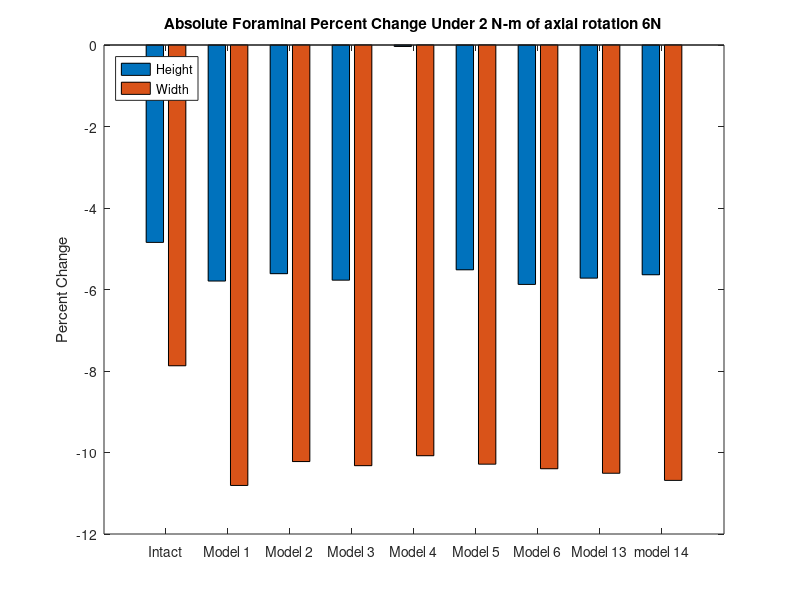
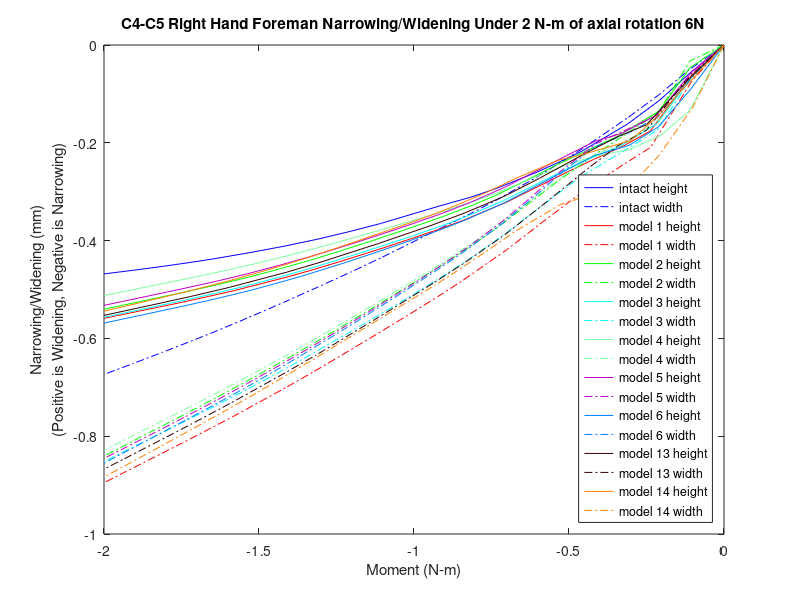

MATLAB code for these plots, in order:
%% foreman height and witdth narrowing/widening 
% for all models for the c5-c6 left hand side foreman under axial rotation (6N)
% 20212,40296,25651,42160
k=21;
zero1=[0 0 0 0 0 0 0 0 0 0 0 0 0 0 0 0 0 0 0 0 0];

mag15y=zero1;
mag15x=zero1;
width15=zero1;
height15=zero1;

mag14y=zero1;
mag14x=zero1;
width14=zero1;
height14=zero1;

mag13y=zero1;
mag13x=zero1;
width13=zero1;
height13=zero1;

mag6y=zero1;
mag6x=zero1;
width6=zero1;
height6=zero1;

mag5y=zero1;
mag5x=zero1;
width5=zero1;
height5=zero1;

mag4y=zero1;
mag4x=zero1;
width4=zero1;
height4=zero1;

mag3y=zero1;
mag3x=zero1;
width3=zero1;
height3=zero1;


mag2y=zero1;
mag2x=zero1;
width2=zero1;
height2=zero1;

mag1y=zero1;
mag1x=zero1;
width1=zero1;
height1=zero1;
% 20212,40296,25651,42160
%% model15_intact_TLC_6N
t15=[2 2.0575 2.1047 2.15542 2.22863 2.25714 2.30144 2.3674 2.40898 2.46323 2.51338 2.55396 2.60266 2.65487 2.708 2.76753 2.82255 2.85683 2.90566 2.95411 3 ];

% 20212
aa1=-10.8616+[0.237303 0.208614 0.0385113 -0.115023 -0.349025 -0.445952 -0.593267 -0.792082 -0.906642 -1.047 -1.17378 -1.27356 -1.38582 -1.49515 -1.59894 -1.70694 -1.79875 -1.85341 -1.92727 -1.99484 -2.05496];
aa2=446.379+[0.413703 -0.0217555 -0.0681224 0.0126065 0.226263 0.315149 0.450064 0.641617 0.753977 0.890049 1.00496 1.08845 1.17922 1.26573 1.34561 1.43473 1.51476 1.55965 1.61866 1.67324 1.72201];
aa3=-704.985+[-0.501412 -0.601434 -0.714754 -0.834464 -1.00277 -1.06577 -1.16019 -1.28909 -1.36375 -1.45226 -1.53225 -1.59494 -1.66496 -1.73387 -1.79885 -1.86894 -1.93002 -1.96576 -2.01364 -2.05759 -2.09638];

% 40296
ab1=-12.2381+[0.123435 0.140296 0.0451812 -0.0489877 -0.200759 -0.265694 -0.36527 -0.501062 -0.580779 -0.679187 -0.76849 -0.83858 -0.918084 -0.996115 -1.07013 -1.1472 -1.21284 -1.25271 -1.30674 -1.35628 -1.40045];
ab2=446.122+[0.252332 -0.0420959 -0.019183 0.078133 0.270417 0.347736 0.464317 0.629846 0.727259 0.844602 0.942902 1.01459 1.09223 1.16641 1.23451 1.30827 1.37391 1.41108 1.46019 1.50608 1.5473];
ab3=-714.556+[-0.468917 -0.520072 -0.592226 -0.672563 -0.79575 -0.844929 -0.919048 -1.02097 -1.08108 -1.15415 -1.21849 -1.26847 -1.32514 -1.38076 -1.43378 -1.49184 -1.54259 -1.57246 -1.61269 -1.64957 -1.68201];

% 25651
ac1=-9.36067+[0.270513 0.19404 -0.0234966 -0.216633 -0.496714 -0.609874 -0.781077 -1.01359 -1.14861 -1.31453 -1.46397 -1.58157 -1.71468 -1.84576 -1.97101 -2.1022 -2.21485 -2.28234 -2.3741 -2.45916 -2.5355];
ac2=443.597+[0.404337 -0.0416697 -0.108456 -0.0479226 0.13838 0.217521 0.338364 0.511104 0.612796 0.736386 0.840628 0.916175 0.998141 1.07613 1.14821 1.22909 1.30202 1.34283 1.39654 1.44632 1.49092];
ac3=-706.266+[-0.440591 -0.574459 -0.696854 -0.815399 -0.971537 -1.02942 -1.11636 -1.23604 -1.30628 -1.39069 -1.46742 -1.52825 -1.59688 -1.66546 -1.7312 -1.80205 -1.86414 -1.90101 -1.95121 -1.99803 -2.03999];

% 42160
ad1=-14.6392+[0.138744 0.170401 0.0836075 -0.00430448 -0.153222 -0.217976 -0.317292 -0.451627 -0.529952 -0.626351 -0.713928 -0.782699 -0.860337 -0.935866 -1.00713 -1.08112 -1.14367 -1.18146 -1.23233 -1.27833 -1.319];
ad2=448.856+[0.338222 0.0078576 0.0312971 0.141704 0.362652 0.451397 0.584656 0.773216 0.883874 1.01707 1.12875 1.21018 1.29831 1.38213 1.45883 1.54232 1.61658 1.65851 1.71362 1.76483 1.81052];
ad3=-710.316+[-0.51616 -0.534148 -0.601622 -0.686642 -0.826641 -0.88312 -0.967942 -1.08411 -1.15214 -1.23451 -1.30671 -1.36236 -1.42489 -1.48539 -1.54244 -1.60511 -1.65977 -1.69156 -1.73387 -1.77215 -1.80542];

ya1=aa1-ab1;
ya2=aa2-ab2;
ya3=aa3-ab3;
xa1=ad1-ac1;
xa2=ad2-ac2;
xa3=ad3-ac3;
x15=[xa1',xa2',xa3'];
y15=[ya1',ya2',ya3'];

for n=1:k
    mag15x(n)=sqrt(x15(n,1)^2+x15(n,2)^2+x15(n,3)^2);
end
for n=1:k
    mag15y(n)=sqrt(y15(n,1)^2+y15(n,2)^2+y15(n,3)^2);
end
for n=1:k
    width15(n)=mag15x(1,1)-mag15x(1,n);
end
for n=1:k
    height15(n)=mag15y(1,1)-mag15y(1,n);
end

%% model1_slideslide_tether/S2_6N
t1=[2 2.0523 2.11876 2.16162 2.21039 2.25339 2.30021 2.35024 2.42245 2.45953 2.51292 2.56096 2.62034 2.66253 2.70471 2.78909 2.83128 2.87346 2.91038 2.9697 3];
% 20212
ae1=-10.8616+[-0.322039 0.156303 -0.175639 -0.320187 -0.503336 -0.665279 -0.835426 -1.00003 -1.21228 -1.31407 -1.45168 -1.57301 -1.71135 -1.80301 -1.88847 -2.04614 -2.11707 -2.18546 -2.24204 -2.32699 -2.36758];
ae2=446.379+[1.21324 -0.57528 -0.285538 -0.109906 0.0786509 0.223155 0.355534 0.483307 0.64861 0.725418 0.81857 0.893863 0.980278 1.03515 1.08637 1.17448 1.21413 1.24794 1.27436 1.31408 1.33284];
ae3=-704.985+[-0.790441 -0.882836 -1.10463 -1.19128 -1.30237 -1.39804 -1.49762 -1.5966 -1.72481 -1.78522 -1.86543 -1.93524 -2.01726 -2.07182 -2.12313 -2.21684 -2.25901 -2.29904 -2.33194 -2.38147 -2.40555];

% 40296
af1=-12.2381+[-0.296706 0.0929079 -0.0413208 -0.112876 -0.216135 -0.312176 -0.415011 -0.515686 -0.649408 -0.715441 -0.80591 -0.885343 -0.975107 -1.03407 -1.0891 -1.19144 -1.23805 -1.28329 -1.32089 -1.37676 -1.4029];
af2=446.122+[0.803328 -0.558481 -0.257206 -0.0621726 0.118688 0.250252 0.369459 0.480407 0.620676 0.684976 0.763625 0.826922 0.898334 0.94357 0.985816 1.05864 1.09107 1.11875 1.14046 1.17327 1.18879];
af3=-714.556+[-0.751604 -0.788606 -0.923782 -0.989775 -1.08205 -1.15866 -1.23542 -1.30855 -1.40478 -1.45056 -1.51117 -1.56368 -1.62496 -1.66519 -1.70303 -1.77184 -1.80292 -1.83212 -1.85603 -1.89119 -1.9079];

% 25651
ag1=-9.36067+[-0.292646 0.145976 -0.253307 -0.434919 -0.650302 -0.837526 -1.03318 -1.22326 -1.46963 -1.588 -1.74864 -1.88976 -2.05189 -2.15998 -2.2615 -2.4505 -2.53666 -2.62 -2.68947 -2.79497 -2.84598];
ag2=443.677+[1.15065 -0.578092 -0.329769 -0.171723 -0.0021296 0.127064 0.24463 0.358134 0.505408 0.573988 0.656775 0.723581 0.8003 0.84898 0.894548 0.972865 1.00828 1.03832 1.0618 1.09727 1.11408];
ag3=-706.563+[-0.648179 -0.887268 -1.09797 -1.18623 -1.29152 -1.38126 -1.47544 -1.56936 -1.69194 -1.75025 -1.82914 -1.89827 -1.98003 -2.03511 -2.08748 -2.18506 -2.22984 -2.27302 -2.30908 -2.36421 -2.39138];

% 42160
ah1=-14.6392+[-0.323489 0.12223 -0.00479046 -0.0697214 -0.172822 -0.269144 -0.371887 -0.471641 -0.603276 -0.668076 -0.756436 -0.834041 -0.921196 -0.978038 -1.03079 -1.12812 -1.17192 -1.21421 -1.24909 -1.30019 -1.32375];
ah2=448.856+[0.94052 -0.626065 -0.281625 -0.05972 0.148871 0.299966 0.436221 0.562251 0.721969 0.795097 0.884064 0.955903 1.03702 1.08821 1.13572 1.21677 1.2525 1.28271 1.30612 1.3411 1.35746];
ah3=-710.316+[-0.858051 -0.727729 -0.885014 -0.963925 -1.07333 -1.16222 -1.24949 -1.33139 -1.43848 -1.48901 -1.55471 -1.61139 -1.67707 -1.71967 -1.75933 -1.82998 -1.86127 -1.89007 -1.91321 -1.94653 -1.96203];

xb1=ah1-ag1;
xb2=ah2-ag2;
xb3=ah3-ag3;
yb1=ae1-af1;
yb2=ae2-af2;
yb3=ae3-af3;
y1=[yb1',yb2',yb3'];
x1=[xb1',xb2',xb3'];

for n=1:k
    mag1x(n)=sqrt(x1(n,1)^2+x1(n,2)^2+x1(n,3)^2);
end
for n=1:k
    mag1y(n)=sqrt(y1(n,1)^2+y1(n,2)^2+y1(n,3)^2);
end
for n=1:k
    height1(n)=mag1y(1,1)-mag1y(1,n);
end
for n=1:k
    width1(n)=mag1x(1,1)-mag1x(1,n);
end
%% model2_SlideSlide_NoTether/S2_6N
t2=[2 2.05478 2.10546 2.17115 2.2004 2.26892 2.30837 2.36775 2.40818 2.45012 2.50186 2.56957 2.6267 2.66729 2.71729 2.76729 2.81729 2.86729 2.92666 2.96885 3];

% 20212
ai1=-10.8616+[-0.237609 0.163138 -0.089674 -0.340237 -0.449934 -0.707081 -0.849208 -1.03957 -1.16221 -1.28132 -1.41727 -1.59009 -1.72423 -1.81315 -1.9155 -2.01141 -2.09975 -2.18292 -2.2752 -2.33642 -2.3792];
ai2=446.379+[1.42477 -0.432397 -0.316958 -0.0671235 0.0383394 0.263921 0.371488 0.516828 0.608646 0.699569 0.794179 0.899698 0.980979 1.03265 1.09128 1.14371 1.1922 1.23401 1.27644 1.30404 1.32309];
ai3=-704.985+[-0.908536 -0.895367 -1.06285 -1.20751 -1.27355 -1.42464 -1.50805 -1.62352 -1.69619 -1.76674 -1.84639 -1.94559 -2.02466 -2.07722 -2.13783 -2.19434 -2.24636 -2.2949 -2.34814 -2.3835 -2.40858 ];

% 40296
aj1=-12.2381+[-0.2408 0.101164 0.00386945 -0.121471 -0.18324 -0.335694 -0.421413 -0.537344 -0.615072 -0.6917 -0.780208 -0.89275 -0.978731 -1.03532 -1.10045 -1.16181 -1.21905 -1.27322 -1.33365 -1.37309 -1.4002];
aj2=446.122+[0.873877 -0.472887 -0.314353 -0.0242113 0.0790907 0.286993 0.384004 0.511034 0.589065 0.665519 0.745573 0.834937 0.902655 0.945792 0.99467 1.03822 1.07807 1.11243 1.14732 1.17023 1.18611];
aj3=-714.556+[-0.83035 -0.791359 -0.892133 -1.00275 -1.05737 -1.17874 -1.242 -1.32683 -1.38156 -1.43493 -1.49488 -1.56929 -1.62799 -1.6666 -1.71119 -1.75246 -1.79071 -1.82607 -1.86444 -1.88928 -1.9066];

% 25651
ak1=-9.36067+[-0.206337 0.153075 -0.15253 -0.461013 -0.59005 -0.88759 -1.05087 -1.27119 -1.41274 -1.55084 -1.70933 -1.9101 -2.06707 -2.17177 -2.29311 -2.40767 -2.51423 -2.61522 -2.72824 -2.80411 -2.85761];
ak2=443.677+[1.3488 -0.443289 -0.355366 -0.132585 -0.0381691 0.163323 0.258668 0.38749 0.469178 0.55036 0.634495 0.727949 0.799943 0.845695 0.897708 0.944217 0.987414 1.02456 1.06221 1.08679 1.10382];
ak3=-706.563+[-0.738806 -0.885738 -1.0532 -1.20125 -1.26441 -1.40669 -1.48563 -1.59551 -1.66481 -1.73246 -1.81029 -1.90843 -1.98724 -2.04033 -2.1023 -2.16096 -2.21578 -2.26779 -2.32603 -2.36539 -2.39362 ];

% 42160
al1=-14.6392+[-0.261043 0.13035 0.039512 -0.0774717 -0.139091 -0.291881 -0.377421 -0.491886 -0.568767 -0.644154 -0.730682 -0.840693 -0.924177 -0.978738 -1.0412 -1.09965 -1.15372 -1.20448 -1.26052 -1.29658 -1.32105];
al2=448.856+[1.02138 -0.525713 -0.346668 -0.0158841 0.103101 0.341803 0.452474 0.596681 0.685664 0.772753 0.863393 0.964791 1.04168 1.09045 1.14534 1.19384 1.2379 1.27549 1.31309 1.33746 1.3542];
al3=-710.316+[-0.940231 -0.739701 -0.849036 -0.980069 -1.04431 -1.18499 -1.25659 -1.35117 -1.4122 -1.47147 -1.53678 -1.61708 -1.67992 -1.72075 -1.76735 -1.80979 -1.84857 -1.88366 -1.92078 -1.94424 -1.96033 ];

xc1=al1-ak1;
xc2=al2-ak2;
xc3=al3-ak3;
yd1=ai1-aj1;
yd2=ai2-aj2;
yd3=ai3-aj3;
y2=[yd1',yd2',yd3'];
x2=[xc1',xc2',xc3'];

for n=1:k
    mag2x(n)=sqrt(x2(n,1)^2+x2(n,2)^2+x2(n,3)^2);
end
for n=1:k
    mag2y(n)=sqrt(y2(n,1)^2+y2(n,2)^2+y2(n,3)^2);
end
for n=1:k
    height2(n)=mag2y(1,1)-mag2y(1,n);
end
for n=1:k
    width2(n)=mag2x(1,1)-mag2x(1,n);
end

%% model3_APSlide_Tether/S2_6N
t3=[2 2.05109 2.10771 2.16551 2.23127 2.25099 2.30879 2.3556 2.40827 2.4509 2.50089 2.55838 2.61053 2.66985 2.71985 2.76985 2.81985 2.86985 2.9136 2.98392 3];
% 20212
am1=-10.8616+[0.090966 0.212302 -0.0646688 -0.301561 -0.541179 -0.614727 -0.825947 -0.980841 -1.13937 -1.26085 -1.39207 -1.53881 -1.66215 -1.79204 -1.89255 -1.98668 -2.07352 -2.15491 -2.22269 -2.32231 -2.34383];
am2=446.379+[0.899489 -0.148193 -0.222471 -0.0661432 0.146777 0.206745 0.369584 0.488411 0.609625 0.702623 0.796866 0.889114 0.966887 1.04521 1.10422 1.1569 1.20507 1.24694 1.27872 1.32452 1.33414];
am3=-704.985+[-0.86313 -0.8869 -1.0634 -1.18939 -1.33073 -1.37393 -1.49761 -1.5906 -1.68634 -1.75857 -1.8362 -1.9209 -1.99451 -2.0724 -2.13318 -2.18982 -2.24207 -2.29082 -2.33071 -2.38983 -2.4028];
% 40296
an1=-12.2381+[-0.0539516 0.124846 0.0248648 -0.0952625 -0.233368 -0.277409 -0.406523 -0.5024 -0.602969 -0.682121 -0.76884 -0.866283 -0.947468 -1.03231 -1.09791 -1.15978 -1.2174 -1.27184 -1.31736 -1.38336 -1.39736];
an2=446.122+[0.432532 -0.301527 -0.259733 -0.0362077 0.178166 0.233643 0.380169 0.483292 0.586661 0.664648 0.743887 0.82178 0.886454 0.951379 1.00056 1.04454 1.08452 1.11919 1.14568 1.1843 1.19246];
an3=-714.556+[-0.79231 -0.779743 -0.887907 -0.985667 -1.10484 -1.13891 -1.23398 -1.3027 -1.37458 -1.42937 -1.48804 -1.55195 -1.6071 -1.66473 -1.7095 -1.75102 -1.78943 -1.82492 -1.85387 -1.89551 -1.90448];
% 25651
ao1=-9.36067+[0.130737 0.210663 -0.126314 -0.416996 -0.699565 -0.78457 -1.02733 -1.20596 -1.38957 -1.53034 -1.68335 -1.85399 -1.9983 -2.15131 -2.27076 -2.38346 -2.48844 -2.58756 -2.6706 -2.79451 -2.82153 ];
ao2=443.677+[0.851766 -0.170052 -0.265627 -0.13035 0.0596921 0.112954 0.257417 0.362907 0.470718 0.55377 0.637753 0.719557 0.788573 0.858014 0.910387 0.95711 0.999976 1.03715 1.06532 1.10607 1.11465];
ao3=-706.563+[-0.739154 -0.850423 -1.04438 -1.18072 -1.31835 -1.35924 -1.47611 -1.56428 -1.65568 -1.72487 -1.80051 -1.8841 -1.95713 -2.03546 -2.09751 -2.15618 -2.21114 -2.26326 -2.30667 -2.37235 -2.38693];
% 42160
ap1=-14.6392+[-0.0493544 0.153387 0.0613403 -0.0508473 -0.188255 -0.23231 -0.36138 -0.456483 -0.555713 -0.63368 -0.718565 -0.813915 -0.892959 -0.974934 -1.03789 -1.09688 -1.15134 -1.20237 -1.24474 -1.30508 -1.31773];
ap2=448.856+[0.511745 -0.326265 -0.282676 -0.0294231 0.21692 0.280423 0.447849 0.565042 0.682766 0.771636 0.861436 0.949796 1.02332 1.09685 1.1521 1.20111 1.24532 1.28328 1.31193 1.35306 1.36165];
ap3=-710.316+[-0.841263 -0.746227 -0.850241 -0.961846 -1.10039 -1.13943 -1.24741 -1.32436 -1.40436 -1.46524 -1.52936 -1.59846 -1.65779 -1.71898 -1.76583 -1.8086 -1.84758 -1.88285 -1.91104 -1.95046 -1.95879 ];

xe1=ap1-ao1;
xe2=ap2-ao2;
xe3=ap3-ao3;
yf1=am1-an1;
yf2=am2-an2;
yf3=am3-an3;
y3=[yf1',yf2',yf3'];
x3=[xe1',xe2',xe3'];

for n=1:k
    mag3x(n)=sqrt(x3(n,1)^2+x3(n,2)^2+x3(n,3)^2);
end
for n=1:k
    mag3y(n)=sqrt(y3(n,1)^2+y3(n,2)^2+y3(n,3)^2);
end
for n=1:k
    height3(n)=mag3y(1,1)-mag3y(1,n);
end
for n=1:k
    width3(n)=mag3x(1,1)-mag3x(1,n);
end


%% model4_APSlide_NoTether/S2_6N
t4=[2 2.05499 2.10192 2.15388 2.20807 2.25585 2.30786 2.36346 2.40295 2.45178 2.50023 2.56364 2.61714 2.65515 2.70515 2.75515 2.80515 2.85515 2.92702 2.96921 3];
% 20212
aq1=-10.8616+[-0.401806 0.11107 -0.0258341 -0.246182 -0.437871 -0.610923 -0.800688 -0.984042 -1.10649 -1.2493 -1.37913 -1.54268 -1.67081 -1.75626 -1.86122 -1.95999 -2.05127 -2.13569 -2.24958 -2.31088 -2.3537];
aq2=446.379+[1.11968 0.0939234 -0.0861207 -0.0289979 0.0947395 0.225921 0.36376 0.499974 0.589626 0.695967 0.788599 0.890465 0.968778 1.0188 1.07964 1.13403 1.18357 1.22779 1.28069 1.308 1.32651 ];
aq3=704.985+[0.123842 -0.946106 -1.05695 -1.1706 -1.27546 -1.37585 -1.48611 -1.59678 -1.66917 -1.75345 -1.82986 -1.92409 -1.99998 -2.05078 -2.11361 -2.17225 -2.22646 -2.27681 -2.34334 -2.37934 -2.40469];
% 40296
ar1=-12.2381+[-0.211763 0.0615639 0.0433706 -0.0611303 -0.169967 -0.273099 -0.388843 -0.501455 -0.5795 -0.67223 -0.75742 -0.865383 -0.948803 -1.00408 -1.07161 -1.13552 -1.19513 -1.25065 -1.32606 -1.36605 -1.39345];
ar2=446.122+[0.668103 -0.135832 -0.195215 -0.0427497 0.118504 0.247738 0.374321 0.494326 0.571062 0.660854 0.739063 0.82548 0.89115 0.933122 0.98427 1.02989 1.07121 1.10794 1.15208 1.17521 1.19097];
ar3=-714.556+[0.114342 -0.822062 -0.881507 -0.965821 -1.05827 -1.13983 -1.22423 -1.30544 -1.35989 -1.42374 -1.48136 -1.55218 -1.60877 -1.64621 -1.69239 -1.73537 -1.77512 -1.81178 -1.85978 -1.88499 -1.90246];
% 25651
as1=-9.36067+[-0.36511 0.106588 -0.0781507 -0.34976 -0.581217 -0.782905 -1.00105 -1.21272 -1.35381 -1.51882 -1.66982 -1.85969 -2.0093 -2.1096 -2.23366 -2.35116 -2.46076 -2.56304 -2.7021 -2.77801 -2.83141 ];
as2=443.677+[1.04913 0.0568826 -0.133962 -0.0930651 0.0149022 0.130764 0.252438 0.372925 0.452515 0.547313 0.629822 0.720071 0.789406 0.833633 0.887526 0.935691 0.979676 1.01894 1.06576 1.08999 1.10644];
as3=-706.563+[0.290135 -0.885318 -1.02122 -1.1518 -1.26315 -1.3605 -1.46531 -1.57055 -1.63954 -1.72018 -1.79438 -1.88718 -1.96245 -2.01339 -2.07712 -2.13748 -2.19414 -2.2475 -2.31964 -2.35951 -2.38787];
% 42160
at1=-14.6392+[-0.24874 0.0834491 0.0773393 -0.0186077 -0.124317 -0.22708 -0.342638 -0.454073 -0.53141 -0.622932 -0.706448 -0.812168 -0.893426 -0.946932 -1.01193 -1.07312 -1.12973 -1.18196 -1.25226 -1.2889 -1.31374];
at2=448.856+[0.825379 -0.133062 -0.205123 -0.034798 0.148795 0.296511 0.440955 0.577163 0.664639 0.766993 0.855668 0.953746 1.02838 1.07595 1.13356 1.18454 1.23036 1.27072 1.31852 1.34316 1.35978];
at3=-710.316+[-0.0104733 -0.809775 -0.853578 -0.94393 -1.04835 -1.14108 -1.23639 -1.32689 -1.38759 -1.45855 -1.52166 -1.59834 -1.65916 -1.69897 -1.74757 -1.7921 -1.83268 -1.86943 -1.91627 -1.94017 -1.95647];

xg1=at1-as1;
xg2=at2-as2;
xg3=at3-as3;
yh1=aq1-ar1;
yh2=aq2-ar2;
yh3=aq3-ar3;
y4=[yh1',yh2',yh3'];
x4=[xg1',xg2',xg3'];

for n=1:k
    mag4x(n)=sqrt(x4(n,1)^2+x4(n,2)^2+x4(n,3)^2);
end
for n=1:k
    mag4y(n)=sqrt(y4(n,1)^2+y4(n,2)^2+y4(n,3)^2);
end
for n=1:k
    height4(n)=mag4y(1,1)-mag4y(1,n);
end
for n=1:k
    width4(n)=mag4x(1,1)-mag4x(1,n);
end

%% model5_LatSlide_Tether/S2_6N
t5=[2 2.05109 2.10925 2.16553 2.20718 2.26451 2.31289 2.3537 2.40703 2.45415 2.50161 2.55682 2.60896 2.66829 2.71829 2.76829 2.81829 2.86829 2.92766 2.96985 3];
% 20212
au1=-10.8616+[0.0660434 0.187805 -0.0581511 -0.278503 -0.42987 -0.650367 -0.840289 -0.983427 -1.14959 -1.28753 -1.4152 -1.55939 -1.68606 -1.81901 -1.92142 -2.01718 -2.10534 -2.18783 -2.27945 -2.33901 -2.37948];
au2=446.379+[0.900609 -0.127776 -0.182486 -0.0230328 0.10473 0.279945 0.415723 0.520288 0.643283 0.746362 0.836063 0.923861 1.00214 1.08142 1.14169 1.19574 1.24523 1.28912 1.33365 1.36212 1.38109 ];
au3=-704.985+[-0.858817 -0.881346 -1.05528 -1.16916 -1.25239 -1.37871 -1.48107 -1.56301 -1.66048 -1.74071 -1.81438 -1.89558 -1.96939 -2.04761 -2.10853 -2.16541 -2.21787 -2.26634 -2.32003 -2.35553 -2.38006];
% 40296
av1=-12.2381+[-0.0560071 0.108702 0.00943714 -0.101391 -0.18736 -0.313415 -0.420808 -0.505373 -0.607347 -0.69462 -0.776896 -0.870251 -0.951417 -1.03622 -1.10187 -1.16373 -1.22129 -1.27577 -1.33664 -1.37622 -1.40261 ];
av2=446.122+[0.402313 -0.327546 -0.266004 -0.0308412 0.111165 0.275677 0.398867 0.48974 0.594958 0.681257 0.756469 0.830631 0.895492 0.960804 1.01046 1.05484 1.09505 1.13046 1.16638 1.18975 1.20535 ];
av3=-714.556+[-0.792025 -0.785816 -0.895063 -0.988443 -1.06469 -1.16477 -1.24408 -1.30456 -1.37757 -1.43824 -1.49396 -1.55492 -1.61011 -1.66784 -1.71274 -1.75433 -1.79276 -1.82831 -1.86701 -1.89192 -1.90881];
% 25651
aw1=-9.36067+[0.107468 0.188964 -0.118579 -0.39325 -0.574177 -0.828561 -1.04488 -1.20889 -1.40078 -1.56018 -1.70862 -1.87589 -2.02365 -2.1799 -2.30134 -2.41577 -2.5222 -2.62259 -2.73499 -2.80916 -2.86];
aw2=443.677+[0.85269 -0.151191 -0.228552 -0.0893514 0.0247662 0.180281 0.30116 0.394131 0.503587 0.595691 0.67573 0.753648 0.823232 0.893668 0.947334 0.995476 1.0397 1.07895 1.1187 1.14414 1.16113];
aw3=-706.563+[-0.73196 -0.838672 -1.0294 -1.15576 -1.24037 -1.36016 -1.45754 -1.53544 -1.6288 -1.70575 -1.77769 -1.85816 -1.93157 -2.01039 -2.07268 -2.1317 -2.187 -2.239 -2.29764 -2.33708 -2.36462];
% 42160
ax1=-14.6392+[-0.0511071 0.136516 0.0455302 -0.0572259 -0.142496 -0.268607 -0.376033 -0.460046 -0.560706 -0.646706 -0.72728 -0.818614 -0.897663 -0.979622 -1.04264 -1.10163 -1.15604 -1.2071 -1.26362 -1.29979 -1.32364];
ax2=448.856+[0.478028 -0.354901 -0.288873 -0.0222571 0.14086 0.329384 0.470083 0.573346 0.69311 0.791465 0.876722 0.960712 1.03443 1.10842 1.16424 1.21375 1.25825 1.2971 1.33594 1.36086 1.37735];
ax3=-710.316+[-0.838366 -0.750969 -0.857563 -0.965845 -1.05475 -1.16972 -1.25989 -1.32769 -1.40896 -1.47639 -1.53731 -1.60311 -1.66249 -1.72383 -1.77089 -1.81379 -1.85283 -1.88825 -1.92584 -1.94944 -1.96518];

xi1=ax1-aw1;
xi2=ax2-aw2;
xi3=ax3-aw3;
yj1=au1-av1;
yj2=au2-av2;
yj3=au3-av3;
y5=[yj1',yj2',yj3'];
x5=[xi1',xi2',xi3'];

for n=1:k
    mag5x(n)=sqrt(x5(n,1)^2+x5(n,2)^2+x5(n,3)^2);
end
for n=1:k
    mag5y(n)=sqrt(y5(n,1)^2+y5(n,2)^2+y5(n,3)^2);
end
for n=1:k
    height5(n)=mag5y(1,1)-mag5y(1,n);
end
for n=1:k
    width5(n)=mag5x(1,1)-mag5x(1,n);
end


%% model6_LatSlide_NoTether/S2_6N
t6=[2 2.05457 2.10596 2.15281 2.2099 2.26199 2.30323 2.3549 2.42252 2.46212 2.51913 2.56913 2.61288 2.68319 2.72538 2.76757 2.81757 2.86757 2.92694 2.96913 3 ];
% 20212
ay1=-10.8616+[-0.401788 0.136436 -0.0453498 -0.235334 -0.440026 -0.640545 -0.805268 -0.989283 -1.19923 -1.3141 -1.46777 -1.59763 -1.70442 -1.86188 -1.94843 -2.03061 -2.12 -2.20362 -2.29696 -2.35836 -2.40116];
ay2=446.379+[1.12007 -0.135766 -0.187928 -0.0631037 0.109401 0.265205 0.380489 0.511157 0.663529 0.746013 0.84617 0.923372 0.987182 1.07829 1.12778 1.17252 1.22167 1.26502 1.30946 1.33816 1.35771 ];
ay3=-704.985+[0.122619 -0.910627 -1.04787 -1.14822 -1.2589 -1.37409 -1.46262 -1.56724 -1.68977 -1.75602 -1.84344 -1.91688 -1.97886 -2.07102 -2.12193 -2.16999 -2.22262 -2.27152 -2.32543 -2.3611 -2.38631];
% 40296
az1=-12.2381+[-0.211769 0.0745171 0.0140586 -0.0778096 -0.192449 -0.306331 -0.398389 -0.50586 -0.634359 -0.70685 -0.804882 -0.887735 -0.95518 -1.05426 -1.10901 -1.16097 -1.21875 -1.27332 -1.33432 -1.37395 -1.40101];
az2=446.122+[0.66834 -0.328757 -0.277562 -0.0839926 0.118148 0.266044 0.371964 0.487905 0.619412 0.689355 0.774921 0.840398 0.893684 0.969325 1.01011 1.04711 1.08728 1.1225 1.15829 1.18161 1.19757 ];
az3=-714.556+[0.113813 -0.80783 -0.89014 -0.968314 -1.06924 -1.1596 -1.22792 -1.30508 -1.39675 -1.44676 -1.5123 -1.56708 -1.61309 -1.68067 -1.71804 -1.75298 -1.79156 -1.8272 -1.86599 -1.89096 -1.90827];
% 25651
ba1=-9.36067+[-0.365092 0.132996 -0.102319 -0.338834 -0.586036 -0.817253 -1.00466 -1.21524 -1.45742 -1.59013 -1.76844 -1.91893 -2.04337 -2.22829 -2.33088 -2.42883 -2.5365 -2.63801 -2.75218 -2.82827 -2.88171];
ba2=443.677+[1.04957 -0.162033 -0.232629 -0.125391 0.0284627 0.166335 0.268669 0.384563 0.519918 0.593445 0.682416 0.750799 0.807363 0.888156 0.932186 0.971948 1.0158 1.05449 1.09413 1.11982 1.13736 ];
ba3=-706.563+[0.28882 -0.867245 -1.02125 -1.13209 -1.24664 -1.35578 -1.43985 -1.53938 -1.65658 -1.72036 -1.80615 -1.87887 -1.94055 -2.03357 -2.08578 -2.13568 -2.19111 -2.24349 -2.30237 -2.34205 -2.37038];
% 42160
bb1=-14.6392+[-0.248732 0.0998926 0.0495489 -0.0353016 -0.147532 -0.261411 -0.353575 -0.460388 -0.587216 -0.658578 -0.754544 -0.83556 -0.901223 -0.996907 -1.04943 -1.09897 -1.15362 -1.2048 -1.26148 -1.29773 -1.3222];
bb2=448.856+[0.825649 -0.355291 -0.301756 -0.0825296 0.148803 0.318181 0.439252 0.570968 0.7207 0.800294 0.89713 0.971431 1.03197 1.11754 1.1633 1.20453 1.24898 1.2876 1.32629 1.35115 1.36801];
bb3=-710.316+[-0.0110182 -0.774788 -0.852176 -0.942221 -1.05987 -1.16351 -1.24127 -1.32779 -1.42978 -1.48514 -1.55639 -1.6155 -1.66491 -1.73651 -1.77552 -1.81151 -1.8507 -1.8862 -1.92388 -1.94754 -1.96367];

xk1=bb1-ba1;
xk2=bb2-ba2;
xk3=bb3-ba3;
yl1=ay1-az1;
yl2=ay2-az2;
yl3=ay3-az3;
y6=[yl1',yl2',yl3'];
x6=[xk1',xk2',xk3'];

for n=1:k
    mag6x(n)=sqrt(x6(n,1)^2+x6(n,2)^2+x6(n,3)^2);
end
for n=1:k
    mag6y(n)=sqrt(y6(n,1)^2+y6(n,2)^2+y6(n,3)^2);
end
for n=1:k
    height6(n)=mag6y(1,1)-mag6y(1,n);
end
for n=1:k
    width6(n)=mag6x(1,1)-mag6x(1,n);
end


%% model13_Fixed_Tether_S2_6N
t13=[2 2.06253 2.12507 2.17135 2.21519 2.29738 2.34738 2.35988 2.41926 2.46936 2.50412 2.55762 2.64563 2.65813 2.705 2.79719 2.80969 2.86028 2.90125 2.96727 3];
% 20212
bc1=-10.8616+[0.14562 0.100267 -0.129469 -0.289599 -0.451731 -0.745907 -0.904973 -0.941922 -1.10587 -1.24025 -1.332 -1.47008 -1.67516 -1.70224 -1.80168 -1.97834 -2.00037 -2.08833 -2.1546 -2.25401 -2.30029];
bc2=446.379+[1.07675 -0.167912 0.0517149 0.217402 0.36138 0.597206 0.724936 0.754529 0.888187 0.997272 1.06735 1.16482 1.30299 1.32256 1.39161 1.51498 1.53056 1.5884 1.63101 1.69203 1.7197 ];
bc3=-704.985+[-0.585003 -0.635048 -0.791956 -0.885988 -0.982552 -1.16083 -1.26025 -1.28325 -1.3865 -1.47016 -1.52591 -1.6093 -1.735 -1.75236 -1.81572 -1.93044 -1.94486 -2.00174 -2.04469 -2.10937 -2.13965];
% 40296
bd1=-12.2381+[0.00596392 0.0705528 -0.0193174 -0.105608 -0.198813 -0.372762 -0.467795 -0.490068 -0.590692 -0.675699 -0.734809 -0.823219 -0.954273 -0.971386 -1.03485 -1.14767 -1.16198 -1.2195 -1.26294 -1.32788 -1.35789 ];
bd2=446.122+[0.498484 -0.323291 -0.081274 0.0971473 0.232585 0.444006 0.55639 0.582619 0.699836 0.793432 0.853093 0.936042 1.05278 1.06886 1.12569 1.22564 1.23813 1.28448 1.31852 1.36747 1.39008];
bd3=-714.556+[-0.522187 -0.538423 -0.629442 -0.709037 -0.785092 -0.919189 -0.991851 -1.00872 -1.08541 -1.14901 -1.19175 -1.25512 -1.34908 -1.36205 -1.40962 -1.49592 -1.50683 -1.54962 -1.58174 -1.62919 -1.65093];
% 25651
be1=-9.36067+[0.185688 0.0795065 -0.208737 -0.405758 -0.595934 -0.936318 -1.12148 -1.16476 -1.35759 -1.51507 -1.62234 -1.78323 -2.02433 -2.05636 -2.17409 -2.3855 -2.41216 -2.51856 -2.59948 -2.72214 -2.77981];
be2=443.677+[1.01382 -0.202862 -0.0141538 0.133385 0.260848 0.4689 0.58196 0.608196 0.727076 0.824612 0.887257 0.974277 1.09752 1.11507 1.17693 1.28781 1.30186 1.35392 1.39233 1.44739 1.4724];
be3=-706.563+[-0.430726 -0.592274 -0.747719 -0.842129 -0.933341 -1.10019 -1.19418 -1.21615 -1.31531 -1.39569 -1.44961 -1.5309 -1.65543 -1.6726 -1.73567 -1.85144 -1.86619 -1.92485 -1.96982 -2.03874 -2.07148];
% 42160
bf1=-14.6392+[0.0086072 0.101408 0.0223771 -0.0609131 -0.153275 -0.326047 -0.419458 -0.441184 -0.538869 -0.621721 -0.679417 -0.765786 -0.892582 -0.90906 -0.970203 -1.07801 -1.09156 -1.14594 -1.18658 -1.2466 -1.27398];
bf2=448.856+[0.623689 -0.315122 -0.0389329 0.167314 0.32343 0.565446 0.692973 0.722605 0.854924 0.960946 1.02863 1.12268 1.25452 1.27279 1.33722 1.45013 1.46416 1.51608 1.55392 1.60775 1.63235];
bf3=-710.316+[-0.603201 -0.524172 -0.630519 -0.72614 -0.814923 -0.967896 -1.04928 -1.068 -1.15261 -1.22295 -1.27002 -1.33932 -1.4404 -1.45441 -1.50548 -1.59705 -1.6085 -1.65289 -1.68568 -1.7331 -1.75441];

xm1=bf1-be1;
xm2=bf2-be2;
xm3=bf3-be3;
yn1=bc1-bd1;
yn2=bc2-bd2;
yn3=bc3-bd3;
y13=[yn1',yn2',yn3'];
x13=[xm1',xm2',xm3'];

for n=1:k
    mag13x(n)=sqrt(x13(n,1)^2+x13(n,2)^2+x13(n,3)^2);
end
for n=1:k
    mag13y(n)=sqrt(y13(n,1)^2+y13(n,2)^2+y13(n,3)^2);
end
for n=1:k
    height13(n)=mag13y(1,1)-mag13y(1,n);
end
for n=1:k
    width13(n)=mag13x(1,1)-mag13x(1,n);
end


%% model14_Fixed_NoTether/S2_6N
t14=[2 2.05026 2.10532 2.15068 2.23407 2.26532 2.33563 2.38563 2.43563 2.46688 2.50555 2.55206 2.60555 2.65607 2.70294 2.75304 2.80113 2.85856 2.90701 2.97041 3];
% 20212
bg1=-10.8616+[-0.290584 -0.0804419 -0.036828 -0.106381 -0.335959 -0.436147 -0.665155 -0.819553 -0.96843 -1.05838 -1.16431 -1.28886 -1.42814 -1.55392 -1.66497 -1.77864 -1.88026 -1.99341 -2.08403 -2.1935 -2.24191 ];
bg2=446.379+[1.36888 1.06817 0.987303 0.979976 1.01541 1.01208 1.01362 1.03695 1.07236 1.09799 1.13782 1.19107 1.25789 1.32271 1.3842 1.44993 1.51278 1.58496 1.64169 1.7093 1.73879 ];
bg3=-704.985+[-0.492421 -0.750742 -0.82793 -0.896968 -1.01699 -1.06448 -1.18328 -1.26824 -1.35014 -1.3998 -1.45935 -1.52951 -1.60907 -1.68201 -1.74849 -1.81723 -1.8806 -1.95172 -2.00814 -2.0773 -2.10789];
% 40296
bh1=-12.2381+[-0.262043 -0.0981064 0.00822395 0.00922838 -0.103595 -0.163385 -0.300728 -0.395081 -0.488867 -0.546327 -0.614489 -0.694702 -0.783989 -0.863955 -0.934346 -1.00605 -1.07076 -1.14348 -1.2021 -1.27242 -1.30331];
bh2=446.122+[0.846901 0.483355 0.426928 0.472344 0.641071 0.674389 0.728203 0.772075 0.819214 0.850016 0.892425 0.944606 1.00638 1.06445 1.11748 1.17272 1.22466 1.28325 1.32856 1.38268 1.40639];
bh3=-714.556+[-0.447652 -0.624613 -0.636844 -0.667332 -0.781459 -0.827496 -0.921706 -0.983718 -1.04461 -1.08194 -1.12723 -1.18076 -1.24058 -1.29505 -1.34514 -1.3972 -1.44537 -1.49942 -1.54204 -1.59332 -1.61561];
% 25651
bi1=-9.36067+[-0.2566 -0.0711371 -0.0672956 -0.176086 -0.476406 -0.597905 -0.867431 -1.04832 -1.22187 -1.32672 -1.45039 -1.5953 -1.75707 -1.90355 -2.03322 -2.16627 -2.28611 -2.42049 -2.52867 -2.66076 -2.71958];
bi2=443.677+[1.29559 0.984068 0.887561 0.865894 0.883146 0.874378 0.863083 0.877081 0.903436 0.923617 0.956761 1.00211 1.06009 1.11689 1.17123 1.22971 1.28599 1.35094 1.40212 1.46326 1.49001];
bi3=-706.563+[-0.323524 -0.586981 -0.673588 -0.753056 -0.904593 -0.960956 -1.09076 -1.18042 -1.2655 -1.31689 -1.37791 -1.44902 -1.52902 -1.60226 -1.66887 -1.73781 -1.80161 -1.87374 -1.93157 -2.00358 -2.03582];
% 42160
bk1=-14.6392+[-0.294117 -0.0968428 0.0293471 0.044329 -0.0567771 -0.114436 -0.247572 -0.338633 -0.429624 -0.485316 -0.551397 -0.62947 -0.716486 -0.794184 -0.862558 -0.932158 -0.994699 -1.06453 -1.12048 -1.18681 -1.21567];
bk2=448.856+[1.02023 0.616043 0.556353 0.606565 0.800021 0.8374 0.895249 0.942226 0.993231 1.02677 1.07356 1.13189 1.20116 1.26637 1.32638 1.38896 1.44768 1.51363 1.56442 1.62455 1.6507];
bk3=-710.316+[-0.582165 -0.710774 -0.708248 -0.733425 -0.856855 -0.904067 -0.99773 -1.05933 -1.12064 -1.15847 -1.20514 -1.26117 -1.3243 -1.38189 -1.43522 -1.49068 -1.54189 -1.59888 -1.64335 -1.69595 -1.71851];

xo1=bk1-bi1;
xo2=bk2-bi2;
xo3=bk3-bi3;
yp1=bg1-bh1;
yp2=bg2-bh2;
yp3=bg3-bh3;
x14=[xo1',xo2',xo3'];
y14=[yp1',yp2',yp3'];

for n=1:k
    mag14x(n)=sqrt(x14(n,1)^2+x14(n,2)^2+x14(n,3)^2);
end
for n=1:k
    mag14y(n)=sqrt(y14(n,1)^2+y14(n,2)^2+y14(n,3)^2);
end
for n=1:k
    height14(n)=mag14y(1,1)-mag14y(1,n);
end
for n=1:k
    width14(n)=mag14x(1,1)-mag14x(1,n);
end

%% Percent change
% bar plot
figure(1)
pc15x=(mag15x(21)/mag15x(1)*100)-100;
pc15y=(mag15y(21)/mag15y(1)*100)-100;
pc15=[pc15y,pc15x];

pc1x=(mag1x(21)/mag1x(1)*100)-100;
pc1y=(mag1y(21)/mag1y(1)*100)-100;
pc1=[pc1y,pc1x];

pc2x=(mag2x(21)/mag2x(1)*100)-100;
pc2y=(mag2y(21)/mag2y(1)*100)-100;
pc2=[pc2y,pc2x];

pc3x=(mag3x(21)/mag3x(1)*100)-100;
pc3y=(mag3y(21)/mag3y(1)*100)-100;
pc3=[pc3y,pc3x];

pc4x=(mag4x(21)/mag4x(1)*100)-100;
pc4y=(mag4y(21)/mag4y(1)*100)-100;
pc4=[pc4y,pc4x];

pc5x=(mag5x(21)/mag5x(1)*100)-100;
pc5y=(mag5y(21)/mag5y(1)*100)-100;
pc5=[pc5y,pc5x];

pc6x=(mag6x(21)/mag6x(1)*100)-100;
pc6y=(mag6y(21)/mag6y(1)*100)-100;
pc6=[pc6y,pc6x];

pc13x=(mag13x(21)/mag13x(1)*100)-100;
pc13y=(mag13y(21)/mag13y(1)*100)-100;
pc13=[pc13y,pc13x];


pc14x=(mag14x(21)/mag14x(1)*100)-100;
pc14y=(mag14y(21)/mag14y(1)*100)-100;
pc14=[pc14y,pc14x];

PC=[pc15;pc1;pc2;pc3;pc4;pc5;pc6;pc13;pc14];
bar(PC)
xticklabels({'Intact','Model 1','Model 2', 'Model 3','Model 4','Model 5','Model 6','Model 13','model 14'})
ylabel('Percent Change')
legend('Height','Width','location','northwest')
title('Absolute Foraminal Percent Change Under 2 N-m of axial rotation 6N')

%% figures
figure(2)

plot((t15-2)*(-2),-1*height15,'b')
hold on
plot((t15-2)*(-2),-1*width15,'-.b')
hold on

plot((t1-2)*(-2),-1*height1,'r')
hold on
plot((t1-2)*(-2),-1*width1,'-.r')
hold on

plot((t2-2)*(-2),-1*height2,'g')
hold on
plot((t2-2)*(-2),-1*width2,'-.g')
hold on

plot((t3-2)*(-2),-1*height3,'c')
hold on
plot((t3-2)*(-2),-1*width3,'-.c')
hold on

plot((t4-2)*(-2),-1*height4,'color',[.49 1 .63])
hold on
plot((t4-2)*(-2),-1*width4,'-.','color',[.49 1 .63])
hold on

plot((t5-2)*(-2),-1*height5,'color',[0.75, 0, 0.75])
hold on
plot((t5-2)*(-2),-1*width5,'-.','color',[0.75, 0, 0.75])
hold on

plot((t6-2)*(-2),-1*height6,'color',[0 0.5 1])
hold on
plot((t6-2)*(-2),-1*width6,'-.','color',[0 0.5 1])
hold on

plot((t13-2)*(-2),-1*height13,'color',[0.2 0 0])
hold on
plot((t13-2)*(-2),-1*width13,'-.','color',[0.2 0 0])
hold on

plot((t14-2)*(-2),-1*height14,'color',[1 .5 0])
hold on
plot((t14-2)*(-2),-1*width14,'-.','color',[1 .5 0])
hold on

xlabel('Moment (N-m)')
ylabel({'Narrowing/Widening (mm)';'(Positive is Widening, Negative is Narrowing)'})
title('C4-C5 Right Hand Foreman Narrowing/Widening Under 2 N-m of axial rotation 6N')
legend('intact height','intact width','model 1 height', 'model 1 width','model 2 height','model 2 width','model 3 height', 'model 3 width','model 4 height','model 4 width','model 5 height','model 5 width','model 6 height','model 6 width','model 13 height','model 13 width','model 14 height','model 14 width','location','southeast')
